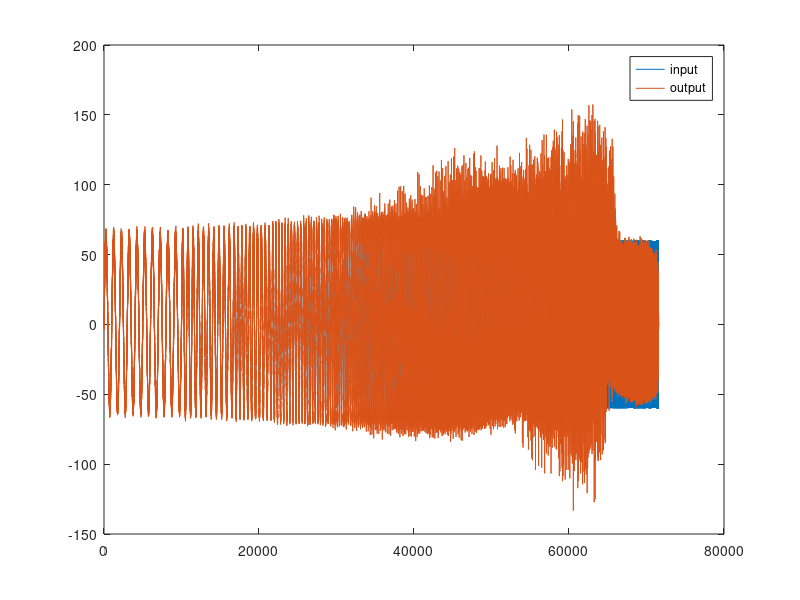

This figure's MATLAB source:
%% 基本定义
% phi是闭环模型
% G是开环模型
% 存在等式 phi = G/(1+G)
% C_v是速度控制器 phi_i是电流闭环模型 G_iv是机械动力学
% 存在等式 G = C_v*phi_i*G_iv

clear
close all

s = tf('s')

% 生成激励信号
F1 = ([1:0.5:22, 24:2:40, 50:10:120,200,250,333,500]);%先给出频率点
T1 = 1000./F1;
T = round(T1);%周期取整
F = 1000./T;       

% 导入输入-输出数据
data = load('data/vofa+_radar_motor_25_5Hzbase_1Hzapm_spdP0.05I0.002_cur300.csv');
figure
input = data(:,1);
output = data(:,2);
plot(input);hold on
plot(output);hold on
legend('input','output')

% 导入幅值-相位数据，转化为idfrd模型
% data = load('data/radar_motor_0.5A_cur300.log');
% W = data(:,1)*2*pi;
% % FRE = data(:,1);
% AMP = data(:,2);
% PHA = data(:,3);
% figure
% subplot(211)
% plot(AMP);
% 
% subplot(212)
% plot(PHA);
% response = AMP.*exp(1j*PHA*pi/180);
% cl = idfrd(response,W,0) % 连续
% figure
% bode(cl)

% 根据位置闭环模型反求速度闭环模型（连续）
% load sysid.mat
% % bode(pitch_0_pos_cl)

% P = 5.0;
% deg2rad = pi/180;
% Hz2Deg = 360/(1*4);
% Gain_all = deg2rad*P*Hz2Deg;
% Gpcl = pos_cl;
% figure
% bode(Gpcl)
% Gvcl = Gpcl/(Gain_all*1/s*(1-Gpcl))
% figure
% bode(Gvcl)

% % 根据位置闭环模型反求速度闭环模型（离散）
% % load sysid.mat
% % % bode(pitch_0_pos_cl)
% s = tf('s')
% P = 5.0;
% deg2rad = pi/180;
% Hz2Deg = 360/(1*4);
% Gain_all = deg2rad*P*Hz2Deg;
% Gpcl = pitch_0_pos_cl;
% figure
% bode(Gpcl)
% int = 1/s;
% intd = c2d(int,0.001);
% Gvcl = Gpcl/(Gain_all*intd*(1-Gpcl))
% figure
% bode(Gvcl)

% 查看工具箱输出的模型
% load("sysid.mat")
% [b,a] = ss2tf(ss4.A,ss4.B,ss4.C,ss4.D);
% Phi=tf(b,a)
% figure
% bode(Phi)
%% 
% G = Phi/(1-Phi)
% bode(G)
% margin(G)
% [Gm,Pm,Wcg,Wcp] = margin(G)
% 
% Kp_v = 0.05;
% Ki_v = 0.002;
% C_v = (Kp_v * s + Kp_v * Ki_v)/s
